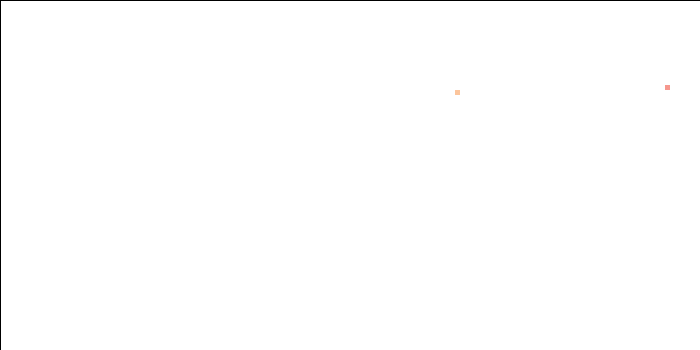
Frame 1 (no input)
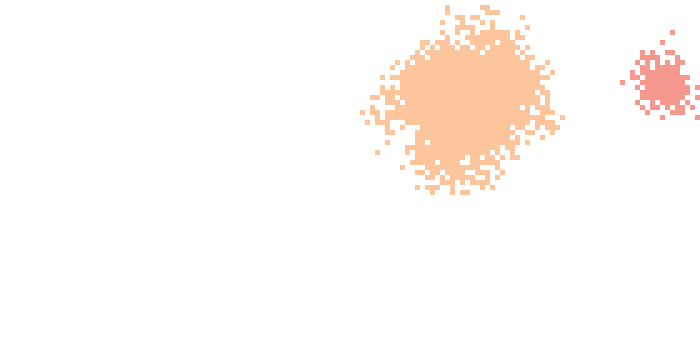
Frame 60 (the mouse pressed at the canvas centre just before this capture)
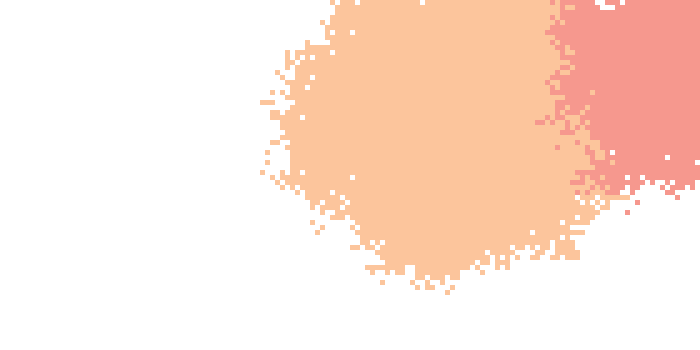
Frame 120 (the mouse held since frame 60 and released just before this capture)

The Processing sketch that drew these frames (run headless with seeded random() and noise(); from frame 60 on, the mouse is pressed at the canvas centre):

// Processing sketch: processing_11074
// ── processing_11074.pde



int cellsize = 5;
int cols, rows, life1, life2, abs1, abs2;
float wk1=0.01;
float wk2=0.01;


int[][][] old_board, new_board, neigh;

void setup()
{
  size(700, 350);
  cols = width/cellsize;
  rows = height/cellsize;
  life1=100;
  life2=100;
  old_board = new int[cols][rows][3];
  new_board = new int[cols][rows][3];
  //0: hauptboard
// 1: boolean culture1
// 2: boolean culture2


  
  colorMode(RGB,255,255,255,100);
  background(111,111,111);
  initBoard();
  frameRate(25);
}

void draw()
{
  fill(255,255,255);
  rectMode(CORNER);
  rect(0,0,width, height);
  check();
  culture();
  render();
  swap();
}

void initBoard() {
  int x1 =round(random(0,cols));
  int y1 =round(random(0,rows));
  int x2 =round(random(0,cols));
  int y2 =round(random(0,rows));
  
  old_board[x1][y1][0] = 1;
  old_board[x1][y1][1] = 1;
  old_board[x2][y2][0] = 2;
  old_board[x2][y2][2] = 1;
  
}
  
void swap() {
   int[][][] tmp = old_board;
  old_board = new_board;
  new_board = new int[cols][rows][3];
  }


void culture() {
  for (int x = 0; x < cols;x++) {
    for (int y = 0; y < rows;y++) {

      if (old_board[x][y][1]==0 && old_board[x][y][2]==0){
      new_board[x][y][0]=0;
    }

      if (old_board[x][y][1]>0 && old_board[x][y][2]==0){
      new_board[x][y][0]=1;
    }
  
        if (old_board[x][y][1]==0 && old_board[x][y][2]>0){
      new_board[x][y][0]=2;
          }   
          
        if (old_board[x][y][1]>0 && old_board[x][y][2]>0){
          float gewicht=(old_board[x][y][1])/(old_board[x][y][2]);
          float prob3=random(0,gewicht);
          float absall=abs1 + abs2;
          float abb1=(abs1/absall);
          println(abb1);
          if ( prob3 <abb1) {
          new_board[x][y][0]=2;
          }

          else {
            new_board[x][y][0]=1;
          }
          }   

          
    }}
  }

void render() {


  for ( int i = 0; i < cols;i++) {
    for ( int j = 0; j < rows;j++) {
      if ((new_board[i][j][0] == 1)) {
//        fill(113, 204, 233);
                fill(252,197,156);
        noStroke();
  rect(i*cellsize,j*cellsize,cellsize,cellsize);
    }
            if ((new_board[i][j][0] == 2)) {
        fill(246, 152, 142);

        noStroke();
        rect(i*cellsize,j*cellsize,cellsize,cellsize);
      }
      

  }
    } 
  }

void check() {
abs1=0;
abs2=0;
for (int x = 0; x < cols;x++) {
    for (int y = 0; y < rows;y++) {
      if (old_board[x][y][0]==1) {
      old_board[x][y][1]=1;
      abs1++;
    }}}

for (int x = 0; x < cols;x++) {
    for (int y = 0; y < rows;y++) {
      if (old_board[x][y][0]==2) {
      old_board[x][y][2]=1;
        abs2++;
    }}}
  
  //die kulturen melden ihre ansprüche an
for (int x = 0; x < cols;x++) {
    for (int y = 0; y < rows;y++) {

      for (int i=-2; i<3; i++) {       
        for (int j=-2; j<3; j++) {
          if (((x+i)>-1) && ((x+i)<cols) && ((y+j)>-1) && ((y+j)<rows)) {   
          if ((i != 0) || (j != 0)) {
           
            if (old_board[x+i][y+j][0] == 1) {      
                float prob1=random(0,1);
                if (prob1<wk1){
                  old_board[x][y][1]++;
                }               }

            if (old_board[x+i][y+j][0] == 2) {      
                float prob2=random(0,1);
                if (prob2<wk2){
                  old_board[x][y][2]++;
                } 
            }
          }}}}     
        }}
} 
      
